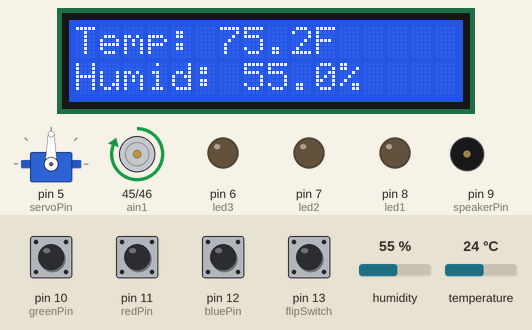
Recording of a sketch running on a simulated Arduino Mega 2560, built with avr-gcc and run on an emulated ATmega2560. Shown: 16×2 character LCD, servo, motor-driver pin pairs drawn as motors (green arrow = first pin HIGH = forward, orange = second pin HIGH = backward, longer = more drive, scaled by the enable pin), output pins drawn as LEDs (lit = HIGH), buzzer (waves = sounding). The test bench sets the inputs (shaded band); at power-on: pin 10 (greenPin), pin 11 (redPin), pin 12 (bluePin) HIGH, pin 13 (flipSwitch) LOW, temperature 24 °C, humidity 55 %. Random numbers use the default seed unless the sketch sets one; what the sketch prints to the serial monitor is not drawn.

Above: at 1.2 s.
1.3 s: pin 13 (flipSwitch) pulled HIGH for 0.15 s
At 1.9 s:
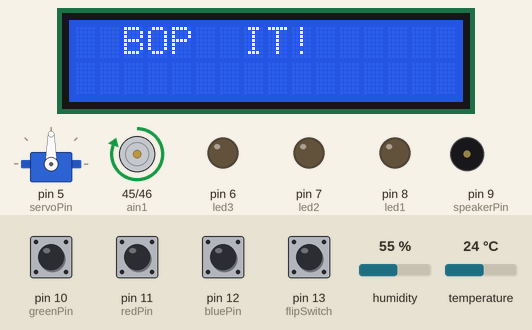
7.5 s: pin 11 (redPin) pulled LOW for 0.15 s
At 7.81 s:
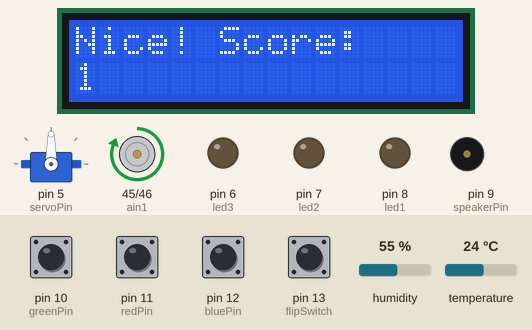
9.4 s: pin 13 (flipSwitch) pulled HIGH for 1 s
At 12.4 s:
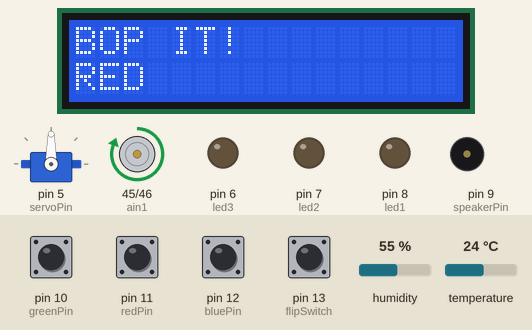
16.5 s: temperature set to 17 °C
22.6 s: temperature set to 14 °C
At 25.6 s:
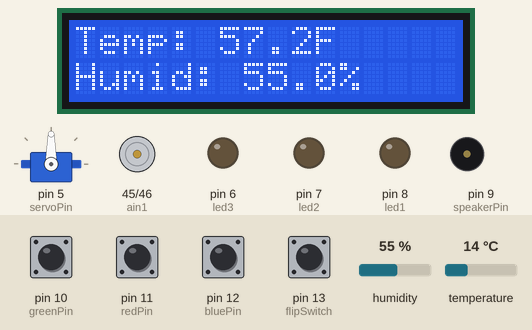
26.1 s: pin 13 (flipSwitch) pulled HIGH for 0.15 s
At 28.3 s:
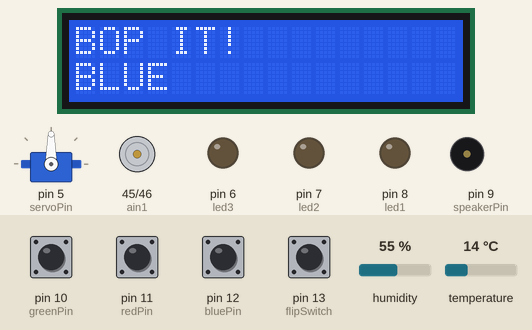
Timing chart, 0 to 34.9 s (numbered marks = the images above; inputs shaded):
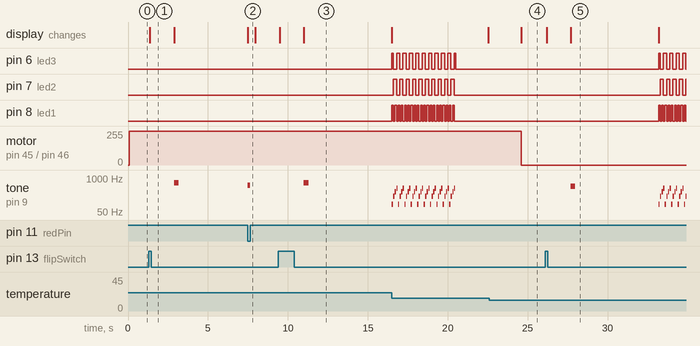

The sketch:

LCDBUTTON_FINAL.ino
```cpp
#include <LiquidCrystal.h>
#include <DHT.h>
#include <Servo.h>

LiquidCrystal lcd(53, 52, 51, 50, 49, 48);
DHT dht(4, DHT11);
Servo fanServo;

//setup
const int bluePin = 12;
const int redPin = 11;
const int greenPin = 10;
const int speakerPin = 9;
const int led1 = 8;
const int led2 = 7;
const int led3 = 6;
const int flipSwitch = 13;
const int dhtPin = 4;
const int servoPin = 5;

//motor control
const int pwma = 47;
const int ain1 = 45;
const int ain2 = 46;

//bring in notes (prolly wont use all tho)
int getFrequency(char note) {
  if (note == 'g') return 392;
  if (note == 'a') return 440;
  if (note == 'b') return 494;
  if (note == 'C') return 523;
  if (note == 'd') return 587;
  if (note == 'E') return 659;
  if (note == 'e') return 330;
  if (note == 'f') return 370;
  if (note == 'c') return 262;
  return 0;
}

//set up array
const char colourNote[3] = { 'g', 'E', 'b' };
const int colourPin[3] = { greenPin, redPin, bluePin };
const char* colourName[3] = { "GREEN", "RED", "BLUE" };

//init
int score = 0;
bool gameRunning = false;
bool lcdMode = false;

//spin motor by speed (-255 to 255)
void spinMotor(int motorSpeed) {
  if (motorSpeed > 0) {
    digitalWrite(ain1, HIGH);
    digitalWrite(ain2, LOW);
    analogWrite(pwma, motorSpeed);
  } else if (motorSpeed < 0) {
    digitalWrite(ain1, LOW);
    digitalWrite(ain2, HIGH);
    analogWrite(pwma, abs(motorSpeed));
  } else {
    digitalWrite(ain1, LOW);
    digitalWrite(ain2, LOW);
    analogWrite(pwma, 0);
  }
}

//fan fnc by temp / humidity
void updateFan() {
  float tempC = dht.readTemperature();
  float humidity = dht.readHumidity();

  if (isnan(tempC) || isnan(humidity)) {
    Serial.println("DHT read failed");
    return;
  }

  //conversion, printing to serial for debugging
  float tempF = tempC * 9.0 / 5.0 + 32.0;
  Serial.print("Temp: ");
  Serial.print(tempF);
  Serial.print("F  Humidity: ");
  Serial.println(humidity);

  if (tempF > 60.0 && humidity >= 41 ) {
    spinMotor(255);
    Serial.print("Motor speed: ");
    Serial.println(255);
  }
  else if (tempF > 60.0 && humidity < 41 ){
    spinMotor(-255);
    Serial.println("Motor speed: ");
    Serial.println(-255);
  }
  else{
    spinMotor(0);
    Serial.println("Fan OFF");
  }

  //switch type
  if (!lcdMode) {
    lcd.clear();
    lcd.setCursor(0, 0);
    lcd.print("Temp: ");
    lcd.print(tempF, 1);
    lcd.print("F");
    lcd.setCursor(0, 1);
    lcd.print("Humid: ");
    lcd.print(humidity, 1);
    lcd.print("%");
  }
}

//if game lost, run thru the light show
void lightShow() {
  for (int i = 0; i < 10; i++) {
    digitalWrite(led1, HIGH);
    digitalWrite(led2, LOW);
    digitalWrite(led3, HIGH);
    tone(speakerPin, 100, 80);
    delay(100);
    digitalWrite(led1, LOW);
    digitalWrite(led2, HIGH);
    digitalWrite(led3, LOW);
    tone(speakerPin, 200, 80);
    delay(100);
    digitalWrite(led1, HIGH);
    digitalWrite(led2, HIGH);
    digitalWrite(led3, LOW);
    tone(speakerPin, 300, 80);
    delay(100);
    digitalWrite(led1, LOW);
    digitalWrite(led2, LOW);
    digitalWrite(led3, HIGH);
    tone(speakerPin, 400, 80);
    delay(100);
  }
  digitalWrite(led1, LOW);
  digitalWrite(led2, LOW);
  digitalWrite(led3, LOW);
  noTone(speakerPin);
}

//womp womp
void showGameOver() {
  if (lcdMode) {
    lcd.clear();
    lcd.setCursor(0, 0);
    lcd.print("  GAME  OVER  ");
    lcd.setCursor(0, 1);
    lcd.print("Score: ");
    lcd.print(score);
  }
  lightShow();
  delay(2000);
}

//game init
void startGame() {
  score = 0;
  gameRunning = true;
  if (lcdMode) {
    lcd.clear();
    lcd.setCursor(0, 0);
    lcd.print("  BOP  IT!  ");
  }
  delay(1500);
}

//correctIndex as wfb fnc param, allows tracking of bops
bool waitForButton(int correctIndex) {
  unsigned long start = millis();
  while (millis() - start < 4000) {
    for (int i = 0; i < 3; i++) {
      if (digitalRead(colourPin[i]) == LOW) {
        Serial.print("Button pressed: ");
        Serial.println(i);
        Serial.print("Correct index: ");
        Serial.println(correctIndex);
        return (i == correctIndex);
      }
    }
  }
  return false;
}

//yap stuff
void setup() {
  lcd.begin(16, 2);
  Serial.begin(9600);
  dht.begin();
  fanServo.attach(servoPin);

  pinMode(bluePin, INPUT_PULLUP);
  pinMode(redPin, INPUT_PULLUP);
  pinMode(greenPin, INPUT_PULLUP);
  pinMode(led1, OUTPUT);
  pinMode(led2, OUTPUT);
  pinMode(led3, OUTPUT);
  pinMode(speakerPin, OUTPUT);
  pinMode(flipSwitch, INPUT);
  pinMode(pwma, OUTPUT);
  pinMode(ain1, OUTPUT);
  pinMode(ain2, OUTPUT);
}

//beef
void loop() {
  lcdMode = (digitalRead(flipSwitch) == HIGH);
  updateFan();
  Serial.println(score);

  //game run init
  if (lcdMode) {
    if (!gameRunning) {
      startGame();
      Serial.println("Starting game...");
    }

    //cmd crucial for game function, allows to cycle through the possibilities randomly
    int cmd = random(0, 3);

    lcd.clear();
    lcd.setCursor(0, 0);
    lcd.print("BOP IT!");
    lcd.setCursor(0, 1);
    lcd.print(colourName[cmd]);
    Serial.println(cmd);

    //speaker command
    tone(speakerPin, getFrequency(colourNote[cmd]), 300);
    delay(1500);
    noTone(speakerPin);

    bool correct = waitForButton(cmd);

    //big fnc, needs debugging ?
    if (correct) {
      score++;
      lcd.clear();
      lcd.setCursor(0, 0);
      lcd.print("Nice! Score:");
      lcd.setCursor(0, 1);
      lcd.print(score);
      Serial.print("Score: ");
      Serial.println(score);
      tone(speakerPin, getFrequency('C'), 150);
      delay(400);
      noTone(speakerPin);
    } else {
      gameRunning = false;
      showGameOver();
    }

  } else {
    gameRunning = false;
  }
}
```

Measured:
- the behaviour switches between 16 and 15 °C on temperature (found by bisection; images 3 and 4)
- after the input at 1.3 s, tone on pin 9 (speakerPin): silent → 659 Hz after 1.6 s, → silent 0.30 s later; the display: changes after 0.07 s (image 1)
- after the input at 9.4 s, pin 6 (led3), pin 8 (led1): LOW → HIGH after 7.1 s; tone on pin 9 (speakerPin): silent → 659 Hz after 1.6 s, → silent 0.30 s later, → 100 Hz 5.2 s later; the display: first changes after 0.09 s (image 3 shows a later state)
- after the input at 22.6 s, motor on pin 45 (ain1) / pin 46 (ain2): forward 255/255 → stopped after 2.0 s; the display: changes after 2.0 s (image 4)
- after the input at 26.1 s, pin 6 (led3): LOW → HIGH after 7.1 s, then repeats every 0.40 s: LOW 0.20 s, HIGH 0.20 s; pin 7 (led2): alternates HIGH for 0.20 s and LOW for 0.20 s, starting after 7.2 s
- by itself, pin 7 (led2): alternates HIGH for 0.20 s and LOW for 0.20 s, 20 changes in all, then stays LOW
- what the display in image 3 shows lasts 5.5 s, from 11.0 s to 16.5 s
